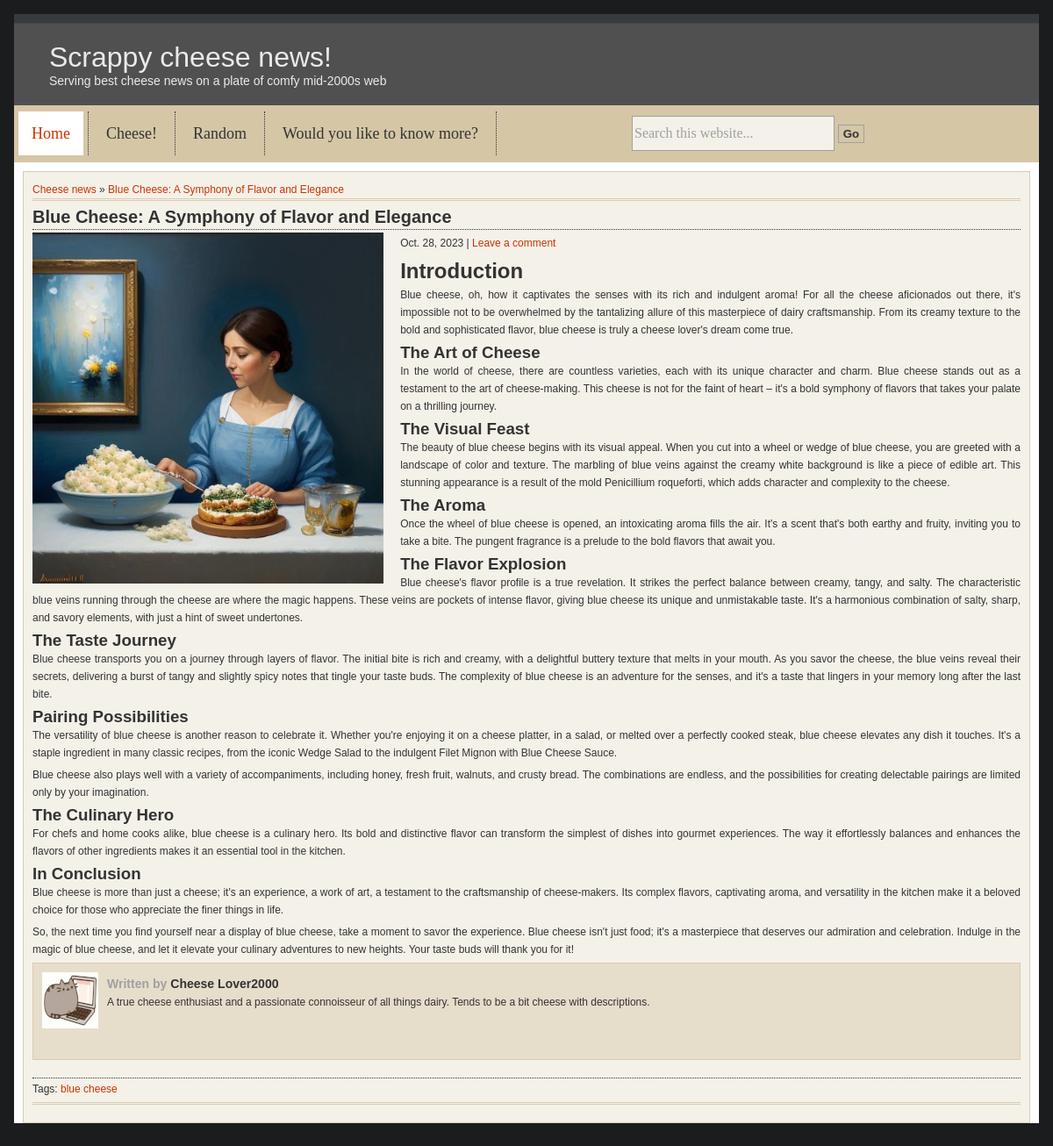
/posts/blue-cheese-a-symphony-of-flavor-and-elegance/, run on an earlier commit of the app's database.
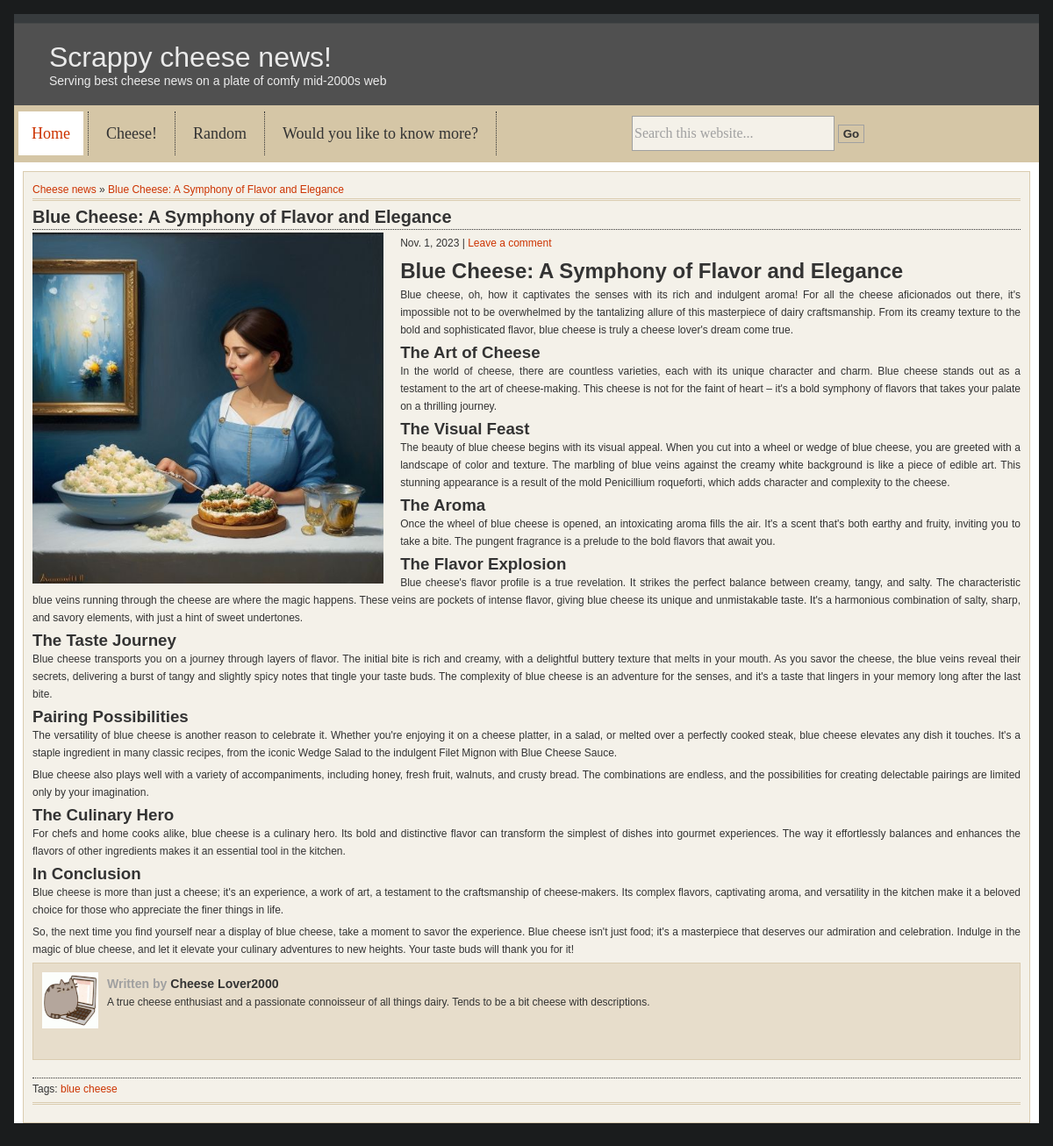
And on a later commit of the database.
### news_site/models.py (models this page shows, shortened)
class Post(models.Model):
    title = models.CharField(_("Title"), max_length=50)
    post_field = RichTextField(_("Post_Field"))
    date = models.DateField(auto_now=True)
    slug = models.SlugField(unique=True, db_index=True)
    author = models.ForeignKey(
        Author, on_delete=models.SET_NULL, null=True)
    site_origin = models.ForeignKey(Site, verbose_name=_("Site_Origin"), on_delete=models.SET_NULL, null=True)
    tag = models.ManyToManyField(Tag)
    image = models.ImageField(upload_to='post/', null=True)

class Author(models.Model):
    first_name = models.CharField(_("First_Name"), max_length=50)
    last_name = models.CharField(_("Last_Name"), max_length=50)
    author_desc = models.CharField(_("Author_Decription"), max_length=500, default="")
    slug = models.SlugField(_("Slug"), unique=True, max_length=100, default="")
    def full_name(self):
        return f"{self.first_name} {self.last_name}"
    def __str__(self):
        return self.full_name()

class Tag(models.Model):
    tag = models.CharField(_("Tag"), max_length=25)
    slug = models.SlugField(_("Slug"), unique=True, max_length=100, default="")

### news_site/views.py (the view)
# urls.py: path('posts/<slug:slug>/', PostDetailView.as_view(), name='post-detail-page'),
class PostDetailView(DetailView):
    model = Post
    template_name = 'news_site/news_post.html'
    context_object_name = 'post'

### news_site/templates/news_site/news_post.html (shortened to what this page needs)
{% extends 'base.html' %}
{% load static %}
{% block css_files %}
<link rel="stylesheet" href="{% static 'css/style.css' %}">
{% endblock %}
{% block content %}
      <div id="content">
          <div id="the_loop">
            <p class="address"><a href="{% url 'index-view' %}">Cheese news</a> &raquo; <a href="{% url "post-detail-page" post.slug %}">{{ post.title }}</a></p>
            <div class="post">
              <h2><a href="{% url "post-detail-page" post.slug %}">{{ post.title }}</a></h2>
                {% if post.image %}
                <img src="{{ post.image.url }}" alt="Square Image" class="square-image">
                {% endif %}
              <p class="postmeta">{{ post.date }} | <a href="#">Leave a comment</a></p>
              <div class="the_content">
                {{ post.post_field | safe }}
                <div class="the_author"> <img alt="" src="{% static 'images/author_default.gif' %}" class="avatar avatar-64 photo" height="64" width="64" />
                  <h3><span>Written by</span> <a href="{% url 'author_posts' post.author.slug %}">{{ post.author }}</a></h3>
                  <p>{{ post.author.author_desc | linebreaks }}</p>
                </div>
              </div>
               <p class="details">Tags:
                {% for tag in post.tag.all %}
                  <a href="{% url 'tag_post_list' tag.slug %}">{{ tag.tag }}
                </a>
                {% endfor %}
              </p>
            </div>
          </div>
{% endblock %}

### templates/base.html (shortened to what this page needs)
{% load static %}
<!DOCTYPE html>
<html lang="en">
<head>
    {% block css_files %}{% endblock %}
    <div id="wrapper">
        <div id="topbar"> </div>
        <div id="header">
          <h1><a href="{% url 'index-view' %}">Scrappy cheese news!</a></h1>
          <h2>Serving best cheese news on a plate of comfy mid-2000s web</h2>
        </div>
        <form method="get" id="searchform" action="{% url 'search-view' %}">
          <input type="text" value="Search this website..."  onfocus="if (this.value == 'Search this website...') {this.value = '';}" onblur="if (this.value == '') {this.value = 'Search this website...';}" name="s" id="s" />
          <input type="submit" id="searchsubmit" value="Go" />
        </form>
          <ul id="menu">
            <li class="current_page_item"><a href="{% url 'index-view' %}">Home</a></li>
            <li><a href="{% url "cheese-page" %}">Cheese!</a></li>
            <li><a href="{% url "random-page" %}">Random</a></li>
            <li><a href="#">Would you like to know more?</a>
            </li>
          </ul>
</head>
<body>
{% block content %}{% endblock %}
</body>
</html>

What changed in the data, as far as the page shows it:
changed Post "Blue Cheese: A Symphony of Flavor and Elegance": date "Oct. 28, 2023" → "Nov. 1, 2023"; post_field "Introduction Blue cheese, oh, how…" → "Blue Cheese: A Symphony of Flavor and Elegance Blue cheese, oh, how…"
